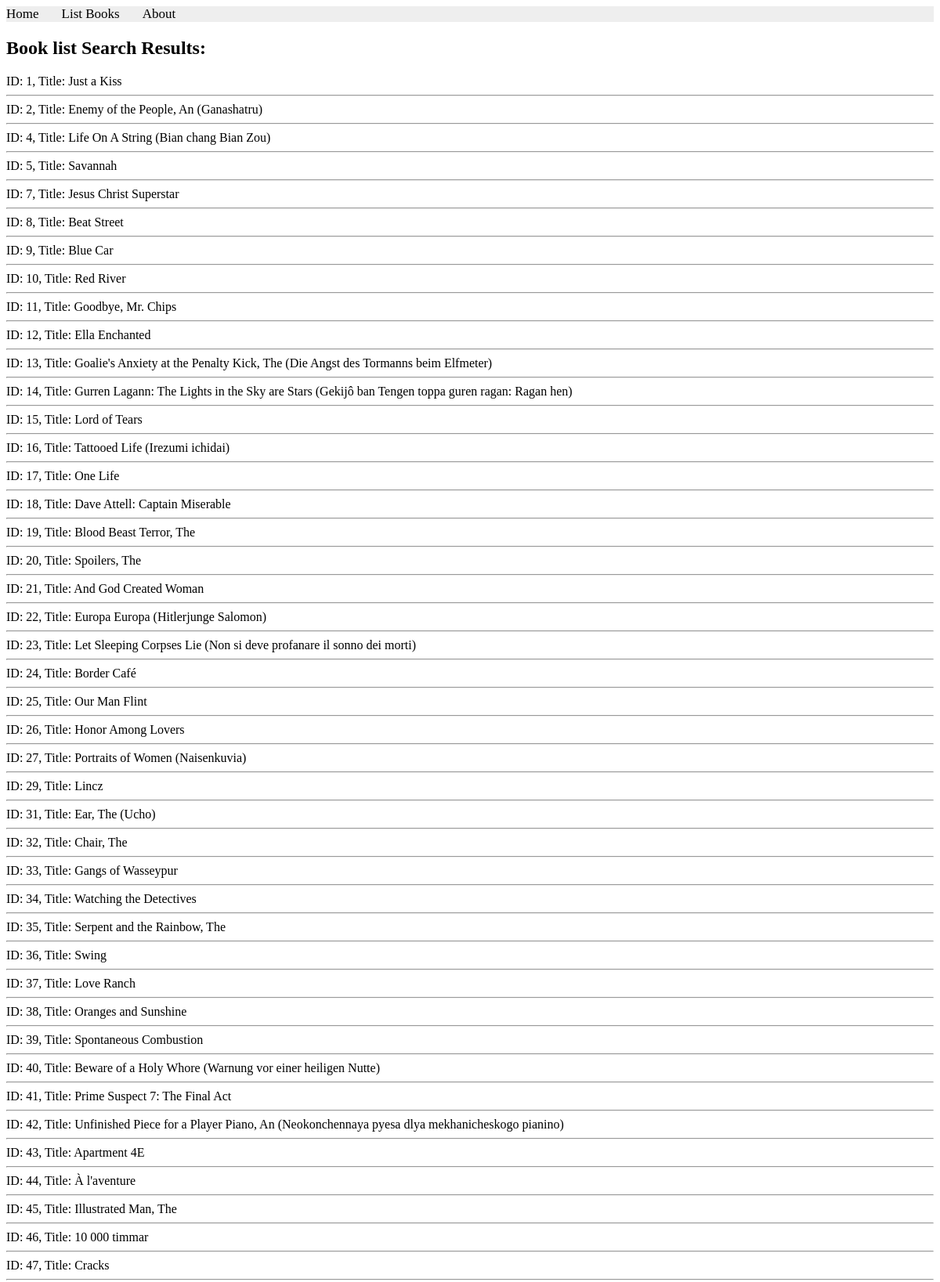
The page /books/lab8/task1 (upper part) on the database its author committed.
### apps/bookmodule/models.py (models this page shows)
class Book(models.Model):
    title = models.CharField(max_length = 50)
    author = models.CharField(max_length = 50)
    price = models.FloatField(default = 0.0)
    edition = models.SmallIntegerField(default = 1)

### apps/bookmodule/views.py (the view)
# urls.py: path('lab8/task1', views.lab8_task1, name='books.lab8_task1'),
def lab8_task1(request):
    books = Book.objects.filter(Q(price__lte=80))
    return render(request, 'bookmodule/bookList.html', {'books': books})

### apps/templates/bookmodule/bookList.html (shortened to what this page needs)
{% extends "layouts/base.html" %}
{% load static %}
{% block content %}
    <h2>Book list Search Results:</h2>
    {% for obj in books %}
        ID: {{obj.id}}, Title: {{obj.title}}
        <hr>
    {% endfor %}
{% endblock content %}

### rows shown on the page
Book: id "1", title "Just a Kiss"
Book: id "2", title "Enemy of the People, An (Ganashatru)"
Book: id "4", title "Life On A String (Bian chang Bian Zou)"
Book: id "5", title "Savannah"
Book: id "7", title "Jesus Christ Superstar"
Book: id "8", title "Beat Street"
Book: id "9", title "Blue Car"
Book: id "10", title "Red River"
Book: id "11", title "Goodbye, Mr. Chips"
Book: id "12", title "Ella Enchanted"
Book: id "13", title "Goalie's Anxiety at the Penalty Kick, The (Die Angst des Tormanns beim Elfmeter)"
Book: id "14", title "Gurren Lagann: The Lights in the Sky are Stars (Gekijô ban Tengen toppa guren ragan: Ragan hen)"
Book: id "15", title "Lord of Tears"
Book: id "16", title "Tattooed Life (Irezumi ichidai)"
Book: id "17", title "One Life"
Book: id "18", title "Dave Attell: Captain Miserable"
Book: id "19", title "Blood Beast Terror, The"
Book: id "20", title "Spoilers, The"
Book: id "21", title "And God Created Woman"
Book: id "22", title "Europa Europa (Hitlerjunge Salomon)"
Book: id "23", title "Let Sleeping Corpses Lie (Non si deve profanare il sonno dei morti)"
Book: id "24", title "Border Café"
Book: id "25", title "Our Man Flint"
Book: id "26", title "Honor Among Lovers"
Book: id "27", title "Portraits of Women (Naisenkuvia)"
Book: id "29", title "Lincz"
Book: id "31", title "Ear, The (Ucho)"
Book: id "32", title "Chair, The"
Book: id "33", title "Gangs of Wasseypur"
Book: id "34", title "Watching the Detectives"
Book: id "35", title "Serpent and the Rainbow, The"
Book: id "36", title "Swing"
Book: id "37", title "Love Ranch"
Book: id "38", title "Oranges and Sunshine"
Book: id "39", title "Spontaneous Combustion"
Book: id "40", title "Beware of a Holy Whore (Warnung vor einer heiligen Nutte)"
Book: id "41", title "Prime Suspect 7: The Final Act"
Book: id "42", title "Unfinished Piece for a Player Piano, An (Neokonchennaya pyesa dlya mekhanicheskogo pianino)"
Book: id "43", title "Apartment 4E"
Book: id "44", title "À l'aventure"
Book: id "45", title "Illustrated Man, The"
Book: id "46", title "10 000 timmar"
Book: id "47", title "Cracks"
